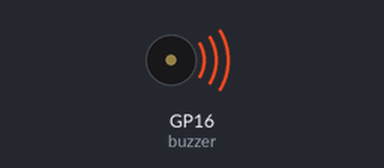
Recording of a program running on a simulated Raspberry Pi Pico running MicroPython. On the bench: buzzer (waves = sounding). At 18.6 s the program stops and its outputs stay as they are.

Above: at 0.1 s.
At 18.7 s:
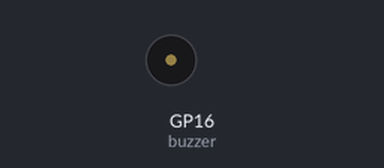
Timing chart, 0 to 20.1 s (numbered marks = the images above):
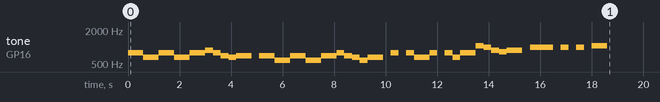

Measured:
- by itself, tone on GP16 (buzzer): plays 784 Hz for 0.60 s, 659 Hz for 0.60 s, 784 Hz for 0.60 s, 659 Hz for 0.60 s, 784 Hz for 0.60 s, 880 Hz for 0.30 s … (36 notes in this stretch)

The program:

passive_buzzer_melody.py
```python
import machine
import utime

buzzer = machine.PWM(machine.Pin(16))

tones = {
"B0": 31,
"C1": 33,
"CS1": 35,
"D1": 37,
"DS1": 39,
"E1": 41,
"F1": 44,
"FS1": 46,
"G1": 49,
"GS1": 52,
"A1": 55,
"AS1": 58,
"B1": 62,
"C2": 65,
"CS2": 69,
"D2": 73,
"DS2": 78,
"E2": 82,
"F2": 87,
"FS2": 93,
"G2": 98,
"GS2": 104,
"A2": 110,
"AS2": 117,
"B2": 123,
"C3": 131,
"CS3": 139,
"D3": 147,
"DS3": 156,
"E3": 165,
"F3": 175,
"FS3": 185,
"G3": 196,
"GS3": 208,
"A3": 220,
"AS3": 233,
"B3": 247,
"C4": 262,
"CS4": 277,
"D4": 294,
"DS4": 311,
"E4": 330,
"F4": 349,
"FS4": 370,
"G4": 392,
"GS4": 415,
"A4": 440,
"AS4": 466,
"B4": 494,
"C5": 523,
"CS5": 554,
"D5": 587,
"DS5": 622,
"E5": 659,
"F5": 698,
"FS5": 740,
"G5": 784,
"GS5": 831,
"A5": 880,
"AS5": 932,
"B5": 988,
"C6": 1047,
"CS6": 1109,
"D6": 1175,
"DS6": 1245,
"E6": 1319,
"F6": 1397,
"FS6": 1480,
"G6": 1568,
"GS6": 1661,
"A6": 1760,
"AS6": 1865,
"B6": 1976,
"C7": 2093,
"CS7": 2217,
"D7": 2349,
"DS7": 2489,
"E7": 2637,
"F7": 2794,
"FS7": 2960,
"G7": 3136,
"GS7": 3322,
"A7": 3520,
"AS7": 3729,
"B7": 3951,
"C8": 4186,
"CS8": 4435,
"D8": 4699,
"DS8": 4978
}

# 1st song #
#song = ["E5","G5","A5","P","E5","G5","B5","A5","P","E5","G5","A5","P","G5","E5"]

# 2nd song #
song = ["G5", "G5", "E5", "E5", "G5", "G5", "E5", "E5", "G5", "G5", "A5", "G5", "F5", "E5", "F5", "F5", "P",
        "F5", "F5", "D5", "D5", "F5", "F5", "D5", "D5", "F5", "F5", "G5", "F5", "E5", "D5", "E5", "E5", "P",
        "G5", "P", "G5", "E5", "E5", "G5", "P", "G5", "E5", "G5", "G5", "C6", "B5", "A5", "GS5", "A5", "A5", "P",
        "B5", "B5", "B5", "P", "B5", "P", "B5", "P", "C6", "C6"]

def playtone(frequency):
    buzzer.duty_u16(1000)
    buzzer.freq(frequency)

def bequiet():
    buzzer.duty_u16(0)

def playsong(mysong):
    for i in range(len(mysong)):
        if mysong[i] == "P":
            bequiet()
        else:
            playtone(tones[mysong[i]])
        utime.sleep(0.3)
    bequiet()

playsong(song)
```
